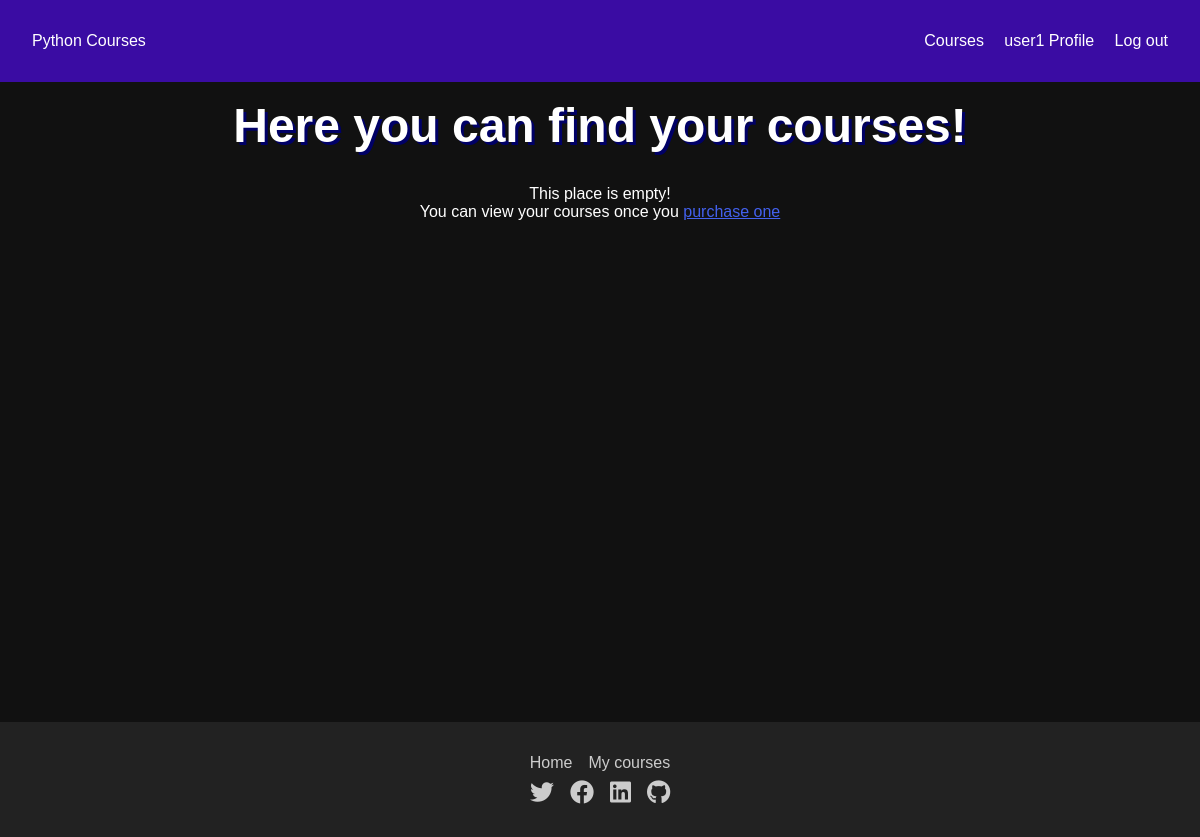
/profile/ (signed in), run on an earlier commit of the app's database.
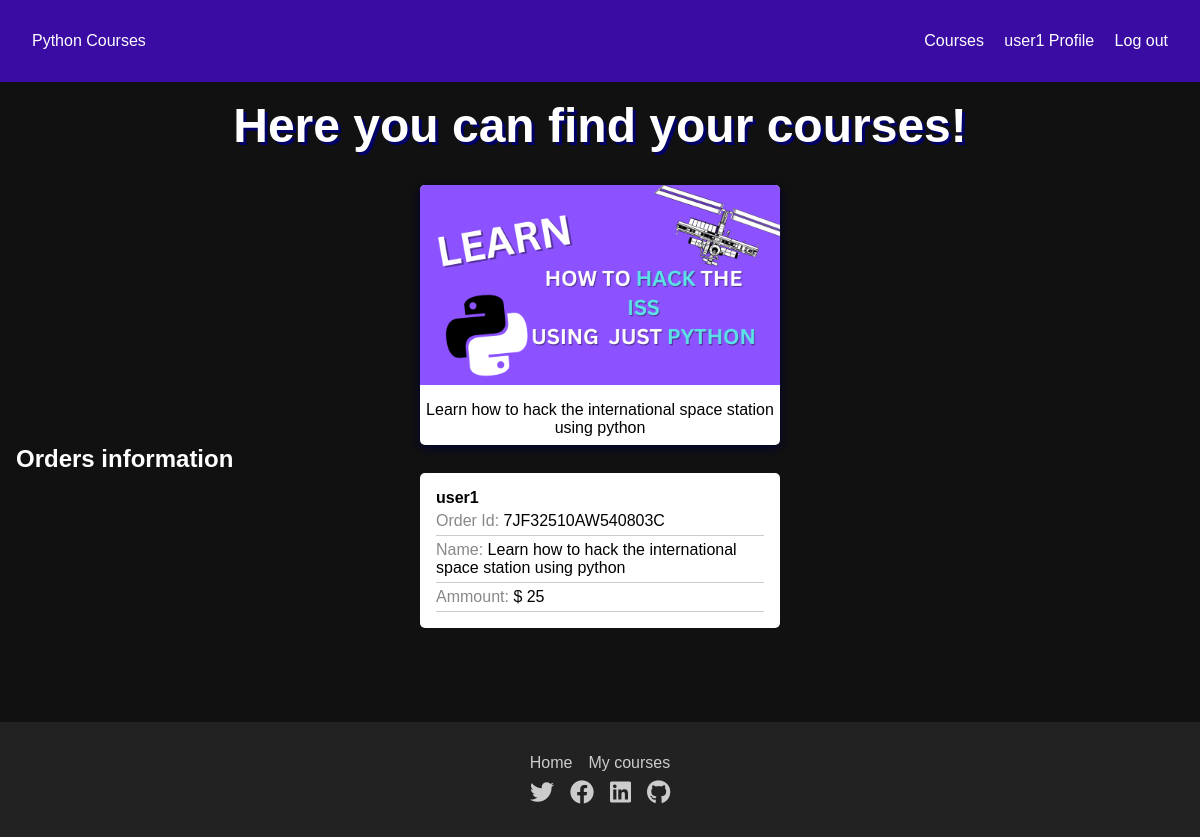
And on a later commit of the database.
### courses/models.py (models this page shows, shortened)
class UserCourse(models.Model):
	user = models.ForeignKey(User, on_delete=models.CASCADE)
	course = models.ForeignKey(Course, on_delete=models.CASCADE)

class Course(models.Model):
	id = models.UUIDField(primary_key=True, default=uuid.uuid4, editable=False)
	slug = models.SlugField(blank=True, null=True)
	thumb = models.ImageField(upload_to='courses/thumbnails/', blank=True, null=True)
	name = models.CharField(max_length=255)
	price = models.IntegerField(default=25)
	description = models.TextField()
	def __str__(self):
		return self.name

class Orders(models.Model):
	order_id = models.CharField(max_length=500)
	user = models.ForeignKey(User, on_delete=models.CASCADE)
	course = models.ForeignKey(Course, on_delete=models.CASCADE)
	date = models.DateTimeField(auto_now_add=True)

### core/views.py (the view)
# urls.py: path('profile/', profile, name="profile"),
@login_required
def profile(request):
  if request.user.is_superuser:
    video_form = VideoForm()
    course_form = CourseForm()
    users = User.objects.all().count()
    courses_bought = UserCourse.objects.all().count()
    total_profit = courses_bought * 25
    orders = Orders.objects.all()
    admin_data = {
      'video_form': video_form,
      'course_form': course_form,
      'all_users': users,
      'courses_bought': courses_bought,
      'total_profit': total_profit,
    }
    return render(request, 'admin-dashboard.html', admin_data)
  else:
    user_courses = UserCourse.objects.filter(user=request.user)
    orders = Orders.objects.filter(user=request.user)
    return render(request, 'profile.html', {
      'courses': user_courses,
      'orders': orders
    })

### core/templates/profile.html (shortened to what this page needs)
{% extends "base.html" %}
{% load static %}
{% block main %}
    <section class="profile">
    	<h1 class="profile-title">Here you can find your courses!</h1>
    	{% if courses %}
    	<div class="profile-grid">
    	{% for item in courses %}
    		<div class="profile-grid-course">
    			<a href="{% url 'course-page' item.course.slug %}" class="course-img">
    				<img src="{{item.course.thumb.url}}" alt="{{item.course.name}}">
    			</a>
    			<a href="{% url 'course-page' item.course.slug %}" class="course-title">{{item.course.name}}</a>
    		</div>
    	{% endfor %}
    	</div>
      <h2>Orders information</h2>
      <div class="profile-grid">
        {% if orders %}
        {% for order in orders %}
          <div class="order-info">
            <h4>{{ order.user }}</h4>
            <p><span>Order Id:</span> {{ order.order_id }}</p>
            <p><span>Name:</span> {{ order.course }}</p>
            <p><span>Ammount:</span> $ {{ order.course.price }}</p>
          </div>
        {% endfor %}
        {% endif %}
      </div>
    	{% else %}
        <div class="empty">
        	<p>This place is empty!</p>
        	<p>
        		You can view your courses once you <a id="courses-link" href="{% url 'courses-page' %}">purchase one</a>
        	</p>
        </div>
    	{% endif %}
    </section>
{% endblock main %}

What changed in the data, as far as the page shows it:
added UserCourse: course.thumb (picture), course.name "Learn how to hack the international space station using python"
added Orders: user "user1", order_id "7JF32510AW540803C", course "Learn how to hack the international space station using python", course.price "25"
Also different on the page:
text no longer shown: "This place is empty! You can view your courses once you purchase one"
text now shown: "Orders information"
